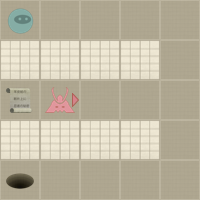

A 2D game scene composited from a Tiled map and its tileset images. What follows is a short description and the map's XML, with each tile layer's data collapsed to a summary:
An orthogonal 5x5 tile map with 40x40 px tiles, 2 tile layers (Level, Actors).

<map version="1.0" orientation="orthogonal" width="5" height="5" tilewidth="40" tileheight="40">
 <properties>
  <property name="moves" value="12" />
 </properties>
 <tileset firstgid="1" name="tiles" tilewidth="40" tileheight="40" spacing="2" margin="2">
  <image source="tiles.png" width="256" height="256" />
  <tile id="0">
   <properties>
    <property name="actor" value="exit" />
   </properties>
  </tile>
  <tile id="2">
   <properties>
    <property name="actor" value="guard" />
    <property name="direction" value="down" />
   </properties>
  </tile>
  <tile id="3">
   <properties>
    <property name="actor" value="guard" />
    <property name="direction" value="left" />
   </properties>
  </tile>
  <tile id="4">
   <properties>
    <property name="actor" value="guard" />
    <property name="direction" value="right" />
   </properties>
  </tile>
  <tile id="5">
   <properties>
    <property name="actor" value="guard" />
    <property name="direction" value="up" />
   </properties>
  </tile>
  <tile id="7">
   <properties>
    <property name="actor" value="player" />
   </properties>
  </tile>
  <tile id="8">
   <properties>
    <property name="actor" value="scroll" />
   </properties>
  </tile>
  <tile id="9">
   <properties>
    <property name="wall" value="1" />
   </properties>
  </tile>
 </tileset>
 <layer name="Level" width="5" height="5">
  <data>[25 cells, 25 non-empty, 2 distinct tile ids]</data>
 </layer>
 <layer name="Actors" width="5" height="5">
  <data>[25 cells, 4 non-empty, 4 distinct tile ids]</data>
 </layer>
</map>
